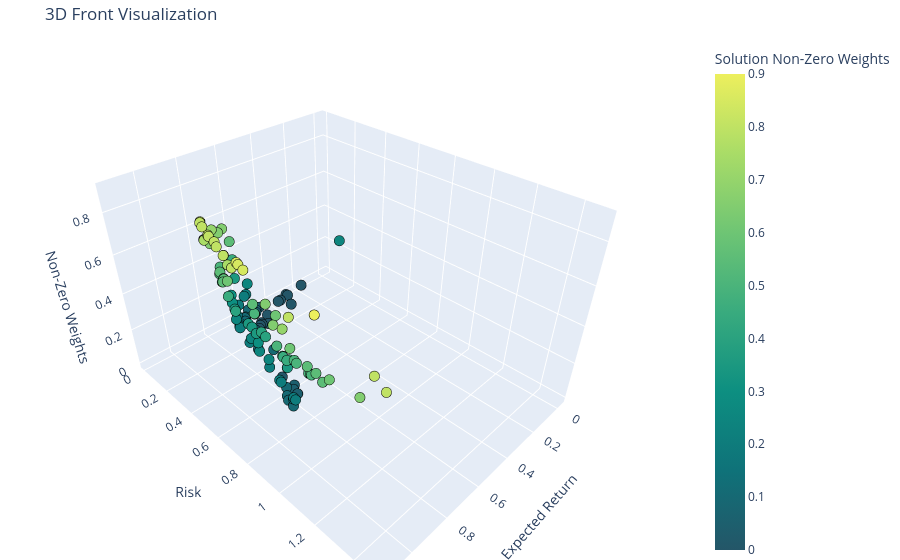

The cell this chart's notebook holds for it:
### Code cell
GS.plot_front_real_3D(solutions, color=True, colorscale="aggrnyl")

### Figure 1 — Plotly figure (JSON) as saved in the notebook; plotly's stock layout.template omitted (floating-point values rounded to 4 significant figures; data arrays with more than 128 entries replaced by an {"elided": "..."} marker saying what was removed)
{"data": [{"marker": {"cmax": 0.9, "cmin": 0, "color": {"elided": "150 float values"}, "colorbar": {"title": {"text": "Solution Non-Zero Weights"}}, "colorscale": [[0, "rgb(36, 86, 104)"], [0.1667, "rgb(15, 114, 121)"], [0.3333, "rgb(13, 143, 129)"], [0.5, "rgb(57, 171, 126)"], [0.6667, "rgb(110, 197, 116)"], [0.8333, "rgb(169, 220, 103)"], [1, "rgb(237, 239, 93)"]], "line": {"color": "black", "width": 1}, "size": 6}, "mode": "markers", "name": "Front Solutions", "type": "scatter3d", "x": {"elided": "150 float values"}, "y": {"elided": "150 float values"}, "z": {"elided": "150 float values"}}], "layout": {"margin": {"b": 0, "l": 0, "r": 0, "t": 40}, "scene": {"xaxis": {"title": {"text": "Expected Return"}}, "yaxis": {"title": {"text": "Risk"}}, "zaxis": {"title": {"text": "Non-Zero Weights"}}}, "title": {"text": "3D Front Visualization"}}}
